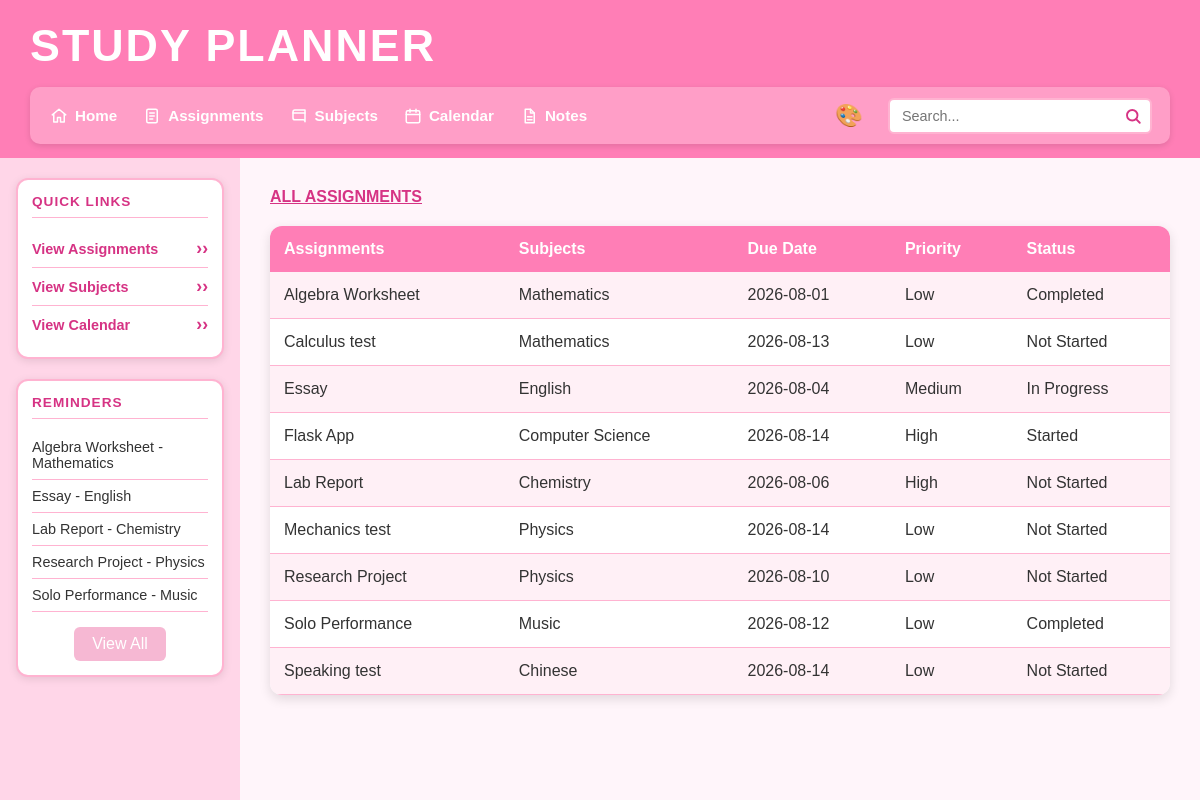
/assignments, run on an earlier commit of the app's database.
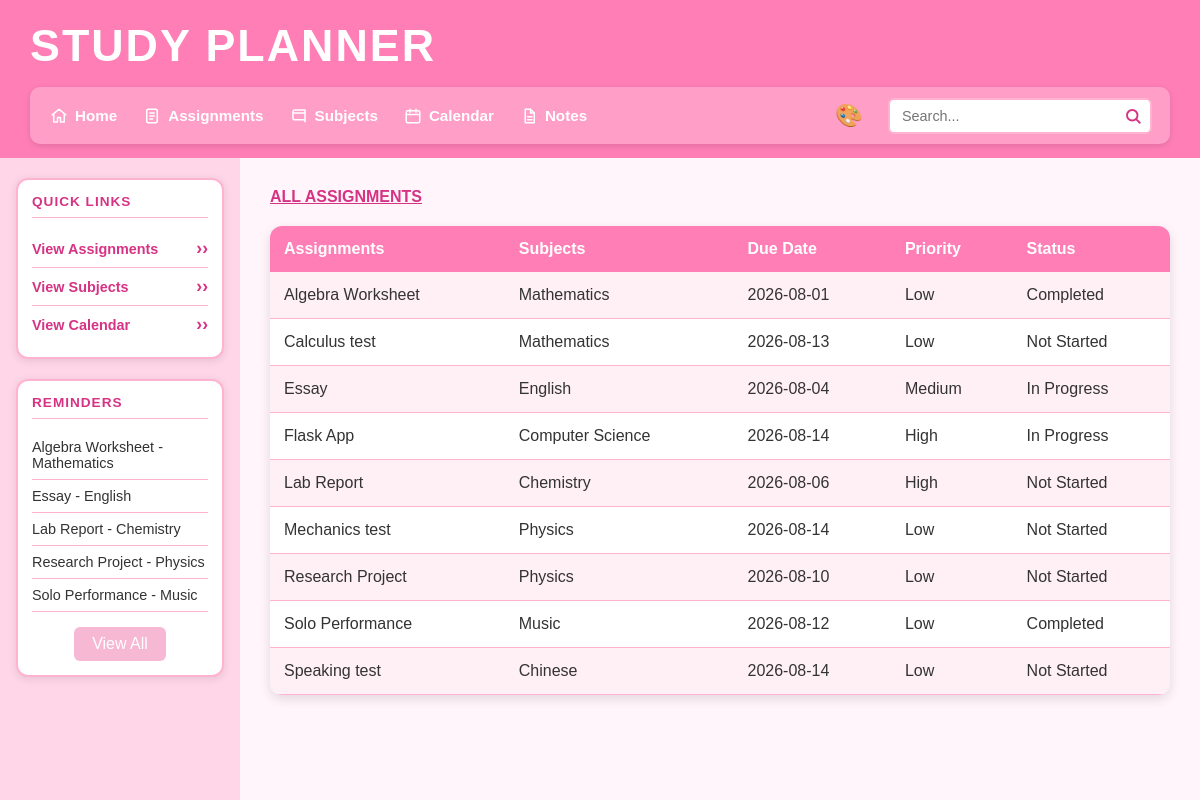
And on a later commit of the database.
### tables this page shows
CREATE TABLE assignments (id INTEGER PRIMARY KEY AUTOINCREMENT, subject_id INTEGER REFERENCES subjects (id) NOT NULL, user_id INTEGER REFERENCES users (id) NOT NULL, assignment_name TEXT NOT NULL, due_date TEXT (19) NOT NULL, priority TEXT NOT NULL CHECK ((priority IN ('Low', 'Medium', 'High'))), status TEXT (25), notes TEXT, created_at TEXT (19));

CREATE TABLE subjects (id INTEGER PRIMARY KEY AUTOINCREMENT, subject_name TEXT NOT NULL UNIQUE, teacher_name TEXT NOT NULL, room TEXT, credits INTEGER CHECK ((credits > 0)));

### main.py (the view)
@app.route("/assignments")
def assignments():
    sort = request.args.get("sort", "assignment_name")
    assignment_list = get_assignments(sort)
    return render_template(
        "assignments.html",
        assignments=assignment_list
    )

### main.py (called while the page is built, shortened)
def create_connection(db_file):
    try:
        connection = sqlite3.connect(db_file)
        return connection
    except Error as e:
        print(e)
    return None

def get_assignments(sort="assignment_name"):
    allowed_sorts = [
        "assignment_name",
        "subject_name",
        "due_date",
        "priority",
        "status"
    ]
    if sort not in allowed_sorts:
        sort = "assignment_name"
    if sort == "priority":
        order_by = """
            CASE priority
                WHEN 'High' THEN 1
                WHEN 'Medium' THEN 2
                WHEN 'Low' THEN 3
                ELSE 4
            END
        """
    else:
        order_by = sort
    query = f"""
        SELECT assignment_name, subject_name, due_date, priority, status
        FROM assignments a
        JOIN subjects s ON a.subject_id = s.id
        ORDER BY {order_by}
    """
    con = create_connection(DATABASE)
    cur = con.cursor()
    cur.execute(query)
    rows = cur.fetchall()
    con.close()
    return rows

def get_reminders():
    query = """
        SELECT assignments.assignment_name,
               subjects.subject_name,
               assignments.due_date,
               assignments.priority,
               assignments.status
        FROM assignments
        JOIN subjects
        ON assignments.subject_id = subjects.id
        WHERE assignments.status != 'Complete'
        ORDER BY assignments.due_date ASC
        LIMIT 5
    """
    con = create_connection(DATABASE)
    cur = con.cursor()
    cur.execute(query)
    rows = cur.fetchall()
    con.close()
    return rows

@app.context_processor
def inject_reminders():
    return {"reminders": get_reminders()}

### templates/assignments.html
{% extends "base.html" %}
{% block main %}
<h2 class="page-title">All Assignments</h2>
<table>
    <tr>
        <th>
            <a href="/assignments?sort=assignment_name">
                Assignments
            </a>
        </th>
        <th>
            <a href="/assignments?sort=subject_name">
                Subjects
            </a>
        </th>
        <th>
            <a href="/assignments?sort=due_date">
                Due Date
            </a>
        </th>
        <th>
            <a href="/assignments?sort=priority">
                Priority
            </a>
        </th>
        <th>
            <a href="/assignments?sort=status">
                Status
            </a>
        </th>
    </tr>
    {% for row in assignments %}
    <tr>
        <td>{{ row[0] }}</td>
        <td>{{ row[1] }}</td>
        <td>{{ row[2] }}</td>
        <td>{{ row[3] }}</td>
        <td>{{ row[4] }}</td>
    </tr>
    {% else %}
    <tr>
        <td colspan="5">No assignments found.</td>
    </tr>
    {% endfor %}
</table>
{% endblock %}

### templates/base.html (shortened to what this page needs)
<!DOCTYPE html>
<html lang="en">
<head>
    <link type="text/css" rel="stylesheet" href="/static/css/style.css">
</head>
<body class="theme-{{ request.cookies.get('theme', 'pink') }}">
    <header class="top-header">
        <h1 class="site-title">Study Planner</h1>
        <div class="header-row">
            <div class="nav-bar">
                <nav class="main-nav">
                    <ul>
                        <li>
                            <a href="/">
                                <img src="/static/images/home.svg"
                                     alt="Home"
                                     class="nav-icon">
                                Home
                            </a>
                        </li>
                        <li>
                            <a href="/assignments">
                                <img src="/static/images/assignments.svg"
                                     alt="Assignments"
                                     class="nav-icon">
                                Assignments
                            </a>
                        </li>
                        <li>
                            <a href="/subjects">
                                <img src="/static/images/subjects.svg"
                                     alt="Subjects"
                                     class="nav-icon">
                                Subjects
                            </a>
                        </li>
                        <li>
                            <a href="/calendar">
                                <img src="/static/images/calendar.svg"
                                     alt="Calendar"
                                     class="nav-icon">
                                Calendar
                            </a>
                        </li>
                        <li>
                            <a href="/notes">
                                <img src="/static/images/notes.svg"
                                     alt="Notes"
                                     class="nav-icon">
                                Notes
                            </a>
                        </li>
                    </ul>
                </nav>
                <div class="theme-menu">
                    <span class="theme-icon">🎨</span>
                </div>
                <form class="search-form" method="POST" action="/search">
                    <div class="search-box">
                        <input type="text"
                               name="search"
                               id="search"
                               placeholder="Search...">
                    </div>
                </form>
            </div>
        </div>
    </header>
    <div class="body-container">
        <aside class="sidebar">
            <section class="sidebar-box">
                <h2>Quick Links</h2>
                <ul class="quick-links">
                    <li>
                        <a href="/assignments">View Assignments</a>
                    </li>
                    <li>
                        <a href="/subjects">View Subjects</a>
                    </li>
                    <li>
                        <a href="/calendar">View Calendar</a>
                    </li>
                </ul>
            </section>
            <section class="sidebar-box">
                <h2>Reminders</h2>
                <ul class="reminders">
                    {% for reminder in reminders %}
                    <li>
                        {{ reminder[0] }} - {{ reminder[1] }}
                    </li>
                {% endfor %}
                <a href="/reminders" class="view-all-button">View All</a>
            </ul>
</section>
        </aside>
        <main>
            {% block main %}{% endblock %}
        </main>
    </div>
</body>
</html>

What changed in the data, as far as the page shows it:
changed assignments "Flask App": status "Started" → "In Progress"
